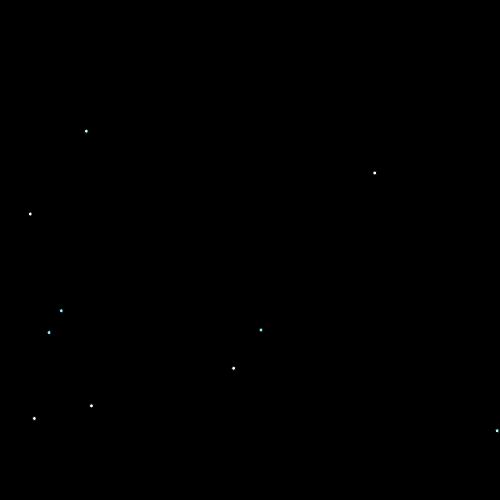
Frame 1 (no input)
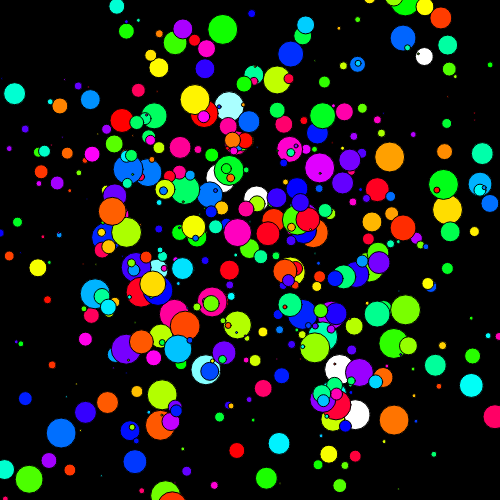
Frame 60 (no input)
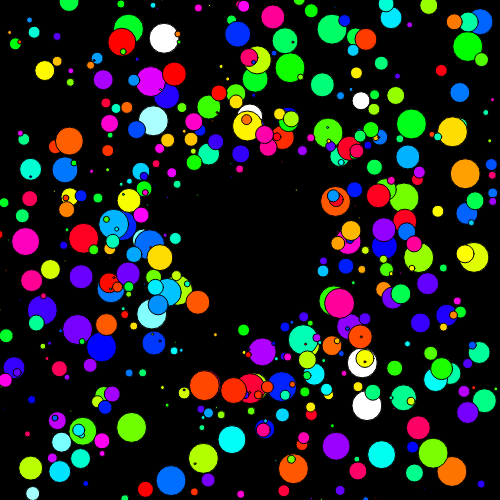
Frame 120 (the mouse pressed at the canvas centre since frame 60)

The p5.js sketch that drew these frames (run headless with seeded random() and noise() and a simulated clock; from frame 60 on, the mouse is pressed at the canvas centre):

// p5.js sketch
// ── sketch.js
// Mikian Musser
// Code Central
// Sprint: Advanced Programing Topics with P5.js
// https://www.youtube.com/watch?v=QHEQuoIKgNE
// https://p5js.org/reference/

var MAXSIZE = 15;
var CIRCLESEACHFRAME = 10;
var ATTEMPTS = CIRCLESEACHFRAME * 10;
var MAX = 500;

var circles = [];
var finished = false;
var firstTime = true;
var swapChance = 100;

function setup(){
  createCanvas(500,500);
}

function draw(){
  background(0,0,0)
  var circlesThisFrame = 0;
  var attemptsToAddCircle = 0;
  if(circles.length < MAX && !finished){
    while (circlesThisFrame < CIRCLESEACHFRAME){
      attemptsToAddCircle++;
      if(addCircle()) {
        circlesThisFrame++;
      }
      if(attemptsToAddCircle > ATTEMPTS){
        finished = true;
        break;
      }
    }
  } else {
    if(firstTime){
      for (var i = 0; i < circles.length; i++) {
        circles[i].applyForce(p5.Vector.random2D().setMag(10));
      }
    } else {
      if(random(100) < swapChance){swapC()}
    }
    firstTime = false;
  }

  for (var i = 0; i < circles.length; i++) {
    circles[i].update();
    circles[i].grow();
    circles[i].show();
  }
}


function addCircle() {
  var x = random(width);
  var y = random(height);

  var valid = true;
  for (var i = 0; i < circles.length; i++) {
    var c = circles[i];
    var d = dist(x,y,c.target.x,c.target.y)
    if(d - c.buffer < c.r) {
      valid = false;
    }
  }

  if(valid){
    circles.push(new Circle(x,y))
  }

  return valid;
}

function swapC() {
  var tempA = circles[floor(random(circles.length))];
  var tempB = circles[floor(random(circles.length))];

  if(abs(tempA.r - tempB.r) <= 0){
    var tempC = tempA.target;
    tempA.target = tempB.target;
    tempB.target = tempC;
  }
}

// ── circle.js
function Circle(x,y) {
  this.pos = createVector(random(width),random(height))
  // this.pos = createVector(x,y)
  this.vel = createVector(0,0);
  this.acc = createVector(0,0);
  this.target = createVector(x,y)

  this.r = 1;
  this.growRate = 1;
  this.growing = true;
  this.buffer = 3;

  this.maxSpeed = 5;
  this.maxForce = 0.4
  this.fleeSpeed = 7;
  this.fleeRange = 75;

  this.c = color(random(360),255,255)
  // this.c = color(random(255),random(255),random(255),255)

  this.show = function() {
    colorMode(HSB)
    fill(this.c)
    ellipse(this.pos.x,this.pos.y,this.r*2,this.r*2)
  }

  this.grow = function() {
    if(this.growing && this.r < MAXSIZE){this.r += this.growRate;}
  }

  this.applyForce = function(f) {
    this.acc.add(f)
  }

  this.update = function() {
    if(!this.bounds()) { this.growing = false; }
    this.vel.add(this.acc)
    this.pos.add(this.vel)
    this.acc.mult(0);
    var arrive = this.arrive(this.target);
    this.applyForce(arrive)
    var d = dist(this.pos.x,this.pos.y,mouseX,mouseY)
    var mouseV = createVector(mouseX,mouseY);
    if(d < this.fleeRange) {this.applyForce(this.run(mouseV));}
  }

  this.run = function(target){
    var fleeingTarget = createVector(target.x, target.y);
    var fleeDir = p5.Vector.sub(this.pos,fleeingTarget)
    fleeDir.setMag(this.fleeSpeed)
    return p5.Vector.sub(fleeDir,this.vel);
  }

  this.arrive = function(target) {
    var desired = p5.Vector.sub(target,this.pos)
    var d = desired.mag();
    var speed = this.maxSpeed;
    if(d < 10*this.maxSpeed){
      speed = map(d,0,10*this.maxSpeed,0,this.maxSpeed)
    }
    desired.setMag(speed)
    var steer = p5.Vector.sub(desired,this.vel)
    steer.limit(this.maxForce)
    return steer;
  }


  this.bounds = function() {
    var tempX = this.target.x + this.r + this.buffer;
    var tempY = this.target.y + this.r + this.buffer;
    if(tempX > width || tempY > height) return false;
    var tempX = this.target.x - this.r - this.buffer;
    var tempY = this.target.y - this.r - this.buffer;
    if(tempX < 0 || tempY < 0) return false;

    for (var i = 0; i < circles.length; i++) {
      var c = circles[i];
      var d = dist(this.target.x, this.target.y, c.target.x, c.target.y)
      if(d > 1){
        if(d < this.r + c.r + this.buffer) { return false}
      }
    }
    return true;
  }
}
